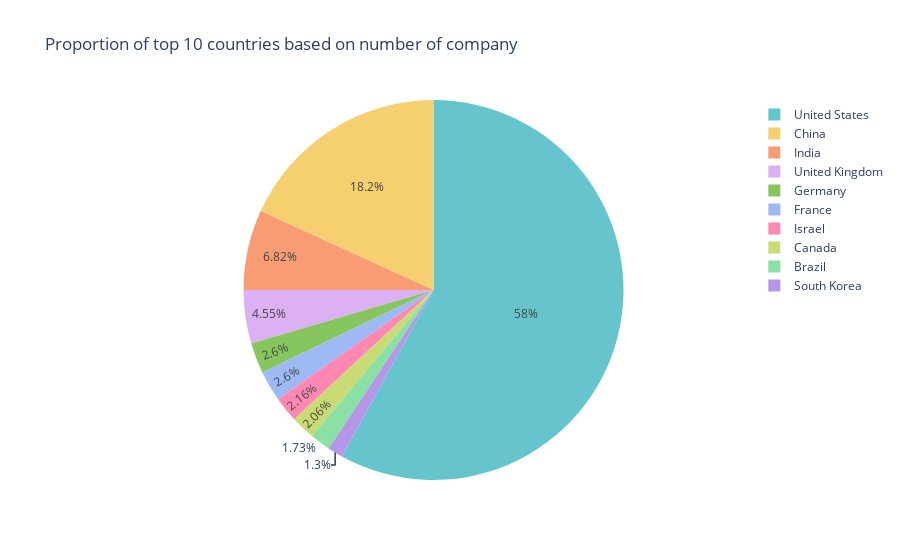

Source (notebook cell):
### Markdown cell above
## Proportion of top 10 countries based on number of company

### Code cell
groupby_country = dataframe.groupby("Country")
top10_company_country = groupby_country.count().sort_values("Company",ascending=False)[:10]
top10_company_country = top10_company_country.reset_index()
fig = px.pie(top10_company_country,
             values='Company',
             names='Country',
             title='Proportion of top 10 countries based on number of company',
             color_discrete_sequence=px.colors.qualitative.Pastel)
iplot(fig)

### Figure 1 — Plotly figure (JSON) as saved in the notebook; plotly's stock layout.template omitted (floating-point values rounded to 4 significant figures)
{"data": [{"domain": {"x": [0, 1], "y": [0, 1]}, "hovertemplate": "Country=%{label}<br>Company=%{value}<extra></extra>", "labels": ["United States", "China", "India", "United Kingdom", "Germany", "France", "Israel", "Canada", "Brazil", "South Korea"], "legendgroup": "", "name": "", "showlegend": true, "type": "pie", "values": [536, 168, 63, 42, 24, 24, 20, 19, 16, 12]}], "layout": {"legend": {"tracegroupgap": 0}, "piecolorway": ["rgb(102, 197, 204)", "rgb(246, 207, 113)", "rgb(248, 156, 116)", "rgb(220, 176, 242)", "rgb(135, 197, 95)", "rgb(158, 185, 243)", "rgb(254, 136, 177)", "rgb(201, 219, 116)", "rgb(139, 224, 164)", "rgb(180, 151, 231)", "rgb(179, 179, 179)"], "title": {"text": "Proportion of top 10 countries based on number of company"}}}
